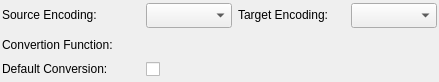
<?xml version="1.0" encoding="UTF-8"?>
<ui version="4.0">
 <class>ConversaoCodificacaoWidget</class>
 <widget class="QWidget" name="ConversaoCodificacaoWidget">
  <property name="geometry">
   <rect>
    <x>0</x>
    <y>0</y>
    <width>439</width>
    <height>82</height>
   </rect>
  </property>
  <property name="minimumSize">
   <size>
    <width>0</width>
    <height>0</height>
   </size>
  </property>
  <property name="windowTitle">
   <string>Form</string>
  </property>
  <layout class="QGridLayout" name="convcod_grid">
   <property name="margin">
    <number>2</number>
   </property>
   <property name="spacing">
    <number>6</number>
   </property>
   <item row="0" column="0">
    <widget class="QLabel" name="cod_orig_lbl">
     <property name="sizePolicy">
      <sizepolicy hsizetype="Fixed" vsizetype="Fixed">
       <horstretch>0</horstretch>
       <verstretch>0</verstretch>
      </sizepolicy>
     </property>
     <property name="minimumSize">
      <size>
       <width>107</width>
       <height>0</height>
      </size>
     </property>
     <property name="maximumSize">
      <size>
       <width>16777215</width>
       <height>16777215</height>
      </size>
     </property>
     <property name="text">
      <string>Source Encoding:</string>
     </property>
    </widget>
   </item>
   <item row="0" column="1">
    <widget class="QComboBox" name="cod_orig_cmb">
     <property name="enabled">
      <bool>true</bool>
     </property>
     <property name="minimumSize">
      <size>
       <width>0</width>
       <height>25</height>
      </size>
     </property>
    </widget>
   </item>
   <item row="0" column="2">
    <widget class="QLabel" name="cod_dest_lbl">
     <property name="sizePolicy">
      <sizepolicy hsizetype="Fixed" vsizetype="Fixed">
       <horstretch>0</horstretch>
       <verstretch>0</verstretch>
      </sizepolicy>
     </property>
     <property name="minimumSize">
      <size>
       <width>107</width>
       <height>0</height>
      </size>
     </property>
     <property name="maximumSize">
      <size>
       <width>16777215</width>
       <height>16777215</height>
      </size>
     </property>
     <property name="text">
      <string>Target Encoding:</string>
     </property>
    </widget>
   </item>
   <item row="0" column="3">
    <widget class="QComboBox" name="cod_dest_cmb">
     <property name="enabled">
      <bool>true</bool>
     </property>
     <property name="minimumSize">
      <size>
       <width>0</width>
       <height>25</height>
      </size>
     </property>
    </widget>
   </item>
   <item row="1" column="0">
    <widget class="QLabel" name="funcconv_lbl">
     <property name="sizePolicy">
      <sizepolicy hsizetype="Fixed" vsizetype="Fixed">
       <horstretch>0</horstretch>
       <verstretch>0</verstretch>
      </sizepolicy>
     </property>
     <property name="minimumSize">
      <size>
       <width>138</width>
       <height>0</height>
      </size>
     </property>
     <property name="maximumSize">
      <size>
       <width>121</width>
       <height>16777215</height>
      </size>
     </property>
     <property name="text">
      <string>Convertion Function:</string>
     </property>
    </widget>
   </item>
   <item row="1" column="1" colspan="3">
    <spacer name="horizontalSpacer">
     <property name="orientation">
      <enum>Qt::Horizontal</enum>
     </property>
     <property name="sizeHint" stdset="0">
      <size>
       <width>273</width>
       <height>20</height>
      </size>
     </property>
    </spacer>
   </item>
   <item row="2" column="0">
    <widget class="QLabel" name="convpadrao_lbl">
     <property name="sizePolicy">
      <sizepolicy hsizetype="Fixed" vsizetype="Fixed">
       <horstretch>0</horstretch>
       <verstretch>0</verstretch>
      </sizepolicy>
     </property>
     <property name="minimumSize">
      <size>
       <width>50</width>
       <height>0</height>
      </size>
     </property>
     <property name="maximumSize">
      <size>
       <width>16777215</width>
       <height>16777215</height>
      </size>
     </property>
     <property name="text">
      <string>Default Conversion:</string>
     </property>
    </widget>
   </item>
   <item row="2" column="1">
    <widget class="QCheckBox" name="conv_padrao_chk">
     <property name="text">
      <string/>
     </property>
    </widget>
   </item>
  </layout>
 </widget>
 <resources/>
 <connections/>
</ui>
